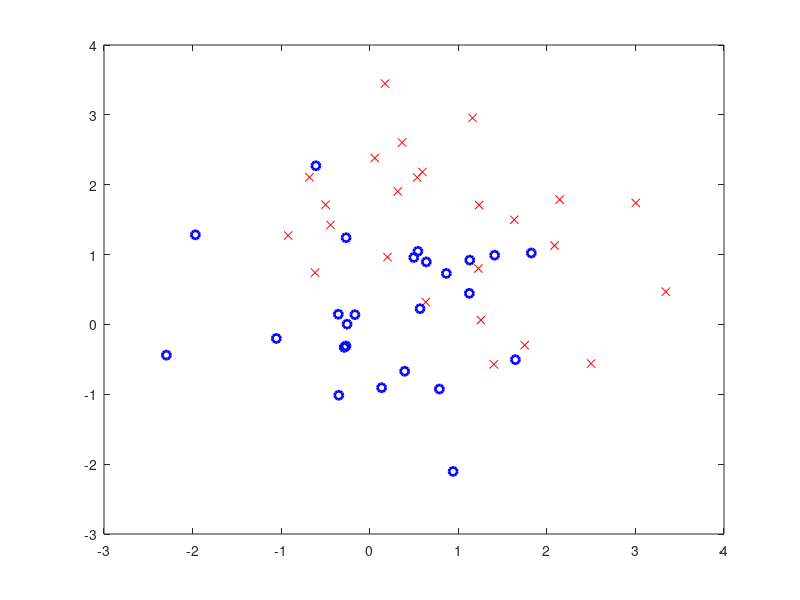

Recreate this plot in MATLAB. (Note: this script raises an error after producing the figure.)
%% Comparing LR and NB with few or many dimenisons.
rng(2);
lx=-3:0.05:3;
[LX1,LX2]=meshgrid(lx,lx);
LX=[LX1(:),LX2(:)];
%dim = 2;            %Generate data with only 2 dimensions.
dim = 200;          %Generate data with 200 dimensions.

m1 = 1; m2 = 0; s1 = 1; s2 = 1; NC=25; 
Ytr = [ones(NC,1);zeros(NC,1)];
Xtr = [m1+s1*randn(NC, dim); m2+s2*randn(NC, dim)];
Yte = [ones(NC,1);zeros(NC,1)];
Xte = [m1+s1*randn(NC, dim); m2+s2*randn(NC, dim)];
figure(2); clf; plot(Xtr(Ytr==1,1),Xtr(Ytr==1,2),'rx',Xtr(Ytr==0,1),Xtr(Ytr==0,2),'bo','linewidth',2);

%% More LR.
w0 = zeros(1,size(Xtr,2)+1);
options = optimset('GradObj','on');
f    = @(w) util_lrlik_reg_2c(Ytr, Xtr, w);
[w,fval,eflag,out] = fminunc(f, w0, options);
pTr = util_lrclass_2c(Xtr,w); predTr = pTr>0.5; fprintf(1,'LR Train acc: %1.2f\n', sum(Ytr==predTr)/numel(Ytr));
pTe = util_lrclass_2c(Xte,w); predTe = pTe>0.5; fprintf(1,'LR Test acc: %1.2f\n', sum(Yte==predTe)/numel(Yte));


%% More NB.
sfigure(2); clf; plot(Xtr(Ytr==1,1),Xtr(Ytr==1,2),'rx',Xtr(Ytr==0,1),Xtr(Ytr==0,2),'bo','linewidth',2);
nb = fitcnb(Xtr, Ytr, 'Distribution', 'normal');
[~,pTr,~] = nb.predict(Xtr); predTr = pTr(:,2)>0.5; fprintf(1,'NB Train acc: %1.2f\n', sum(Ytr==predTr)/numel(Ytr));
[~,pTe,~] = nb.predict(Xte); predTe = pTe(:,2)>0.5; fprintf(1,'NB Test  acc: %1.2f\n', sum(Yte==predTe)/numel(Yte));
